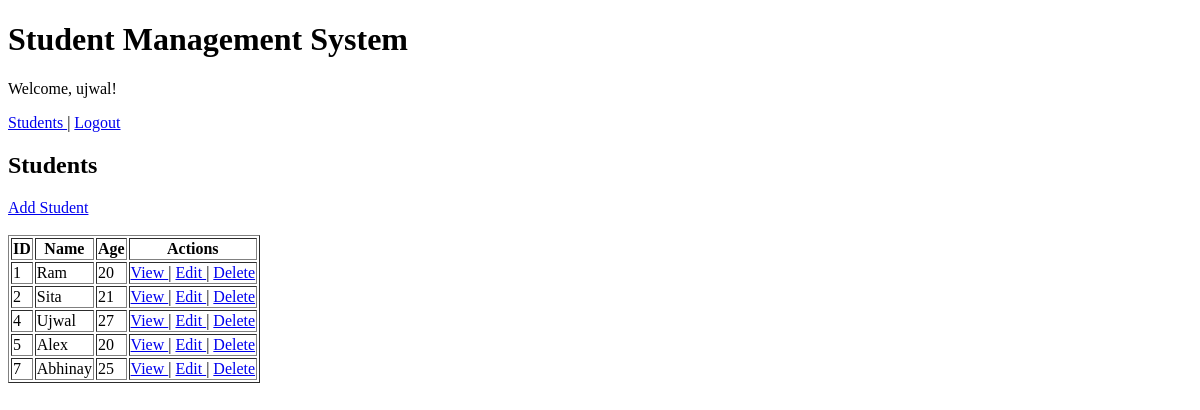
/students/ (signed in), run on an earlier commit of the app's database.
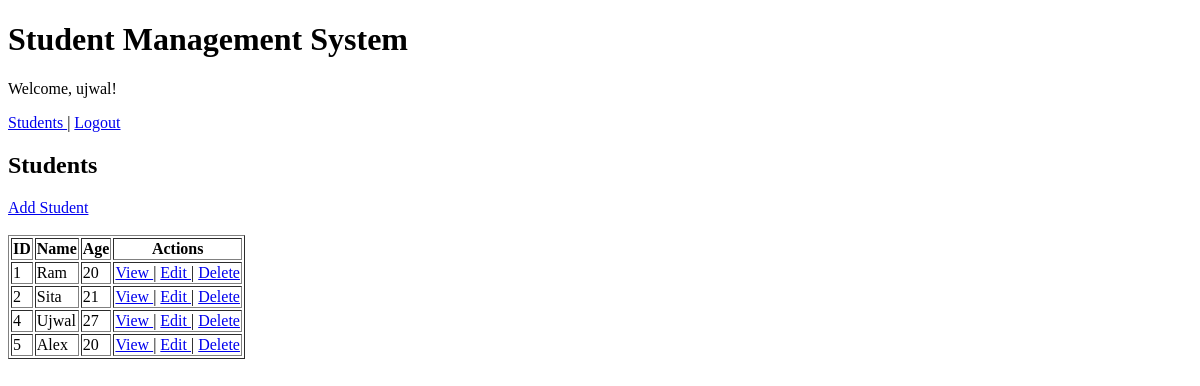
And on a later commit of the database.
### students/models.py (models this page shows, shortened)
class Student(models.Model):
    name = models.CharField(max_length=100)
    age = models.IntegerField()

### students/views.py (the view)
# urls.py: path("", views.student_list, name="student-list"),
@login_required
@permission_required("students.view_student")
def student_list(request):
    students = Student.objects.all()
    return render(
        request,
        "students/student_list.html",
        {"students": students}
    )

### students/templates/students/student_list.html (shortened to what this page needs)
{% extends "students/base.html" %}
{% block content %}
    <h2>Students</h2>
    <a href="{% url 'students:student-create' %}">
        Add Student
    </a>
    <br><br>
    {% if students %}
        <table border="1">
            <thead>
                <tr>
                    <th>ID</th>
                    <th>Name</th>
                    <th>Age</th>
                    <th>Actions</th>
                </tr>
            </thead>
            <tbody>
                {% for student in students %}
                    <tr>
                        <td>
                            {{ student.id }}
                        </td>
                        <td>
                            {{ student.name }}
                        </td>
                        <td>
                            {{ student.age }}
                        </td>
                        <td>
                            <a href="{% url 'students:student-detail' student.id %}">
                                View
                            </a>
                            |
                            <a href="{% url 'students:student-update' student.id %}">
                                Edit
                            </a>
                            |
                            <a href="{% url 'students:student-delete' student.id %}">
                                Delete
                            </a>
                        </td>
                    </tr>
                {% endfor %}
            </tbody>
        </table>
    {% else %}
        <p>No students found.</p>
    {% endif %}
{% endblock %}

### students/templates/students/base.html (shortened to what this page needs)
<!DOCTYPE html>
<html>
<head>
</head>
<body>
    <header>
        <h1>Student Management System</h1>
        {% if request.user.is_authenticated %}
        <p>
            Welcome, {{ request.user.username }}!
        </p>
        <nav>
            <a href="{% url 'students:student-list' %}">
                Students
            </a>
            |
            <a href="{% url 'accounts:logout' %}">
                Logout
            </a>
        </nav>
        {% endif %}
    </header>
    <main>
        {% block content %}
        {% endblock %}
    </main>
</body>
</html>

What changed in the data, as far as the page shows it:
removed Student: id "7", name "Abhinay", age "25"
